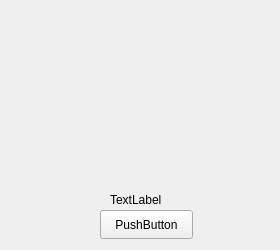
<?xml version="1.0" encoding="UTF-8"?>
<ui version="4.0">
 <class>Form</class>
 <widget class="QWidget" name="Form">
  <property name="geometry">
   <rect>
    <x>0</x>
    <y>0</y>
    <width>280</width>
    <height>250</height>
   </rect>
  </property>
  <property name="windowTitle">
   <string>Form</string>
  </property>
  <widget class="QLabel" name="label">
   <property name="geometry">
    <rect>
     <x>0</x>
     <y>0</y>
     <width>281</width>
     <height>181</height>
    </rect>
   </property>
   <property name="text">
    <string/>
   </property>
   <property name="pixmap">
    <pixmap>../../../../Downloads/download (6).jpg</pixmap>
   </property>
   <property name="scaledContents">
    <bool>true</bool>
   </property>
  </widget>
  <widget class="QLabel" name="label_2">
   <property name="geometry">
    <rect>
     <x>110</x>
     <y>190</y>
     <width>63</width>
     <height>20</height>
    </rect>
   </property>
   <property name="text">
    <string>TextLabel</string>
   </property>
  </widget>
  <widget class="QPushButton" name="pushButton">
   <property name="geometry">
    <rect>
     <x>100</x>
     <y>210</y>
     <width>93</width>
     <height>29</height>
    </rect>
   </property>
   <property name="text">
    <string>PushButton</string>
   </property>
  </widget>
 </widget>
 <resources/>
 <connections/>
</ui>
